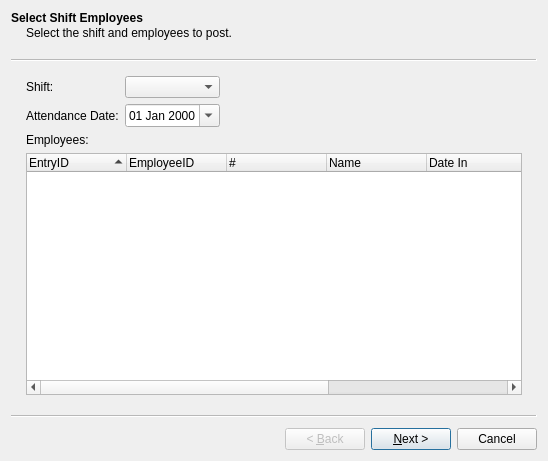
<?xml version="1.0" encoding="UTF-8"?>
<ui version="4.0">
 <class>PostBiometricAttendanceWizard</class>
 <widget class="QWizard" name="PostBiometricAttendanceWizard">
  <property name="geometry">
   <rect>
    <x>0</x>
    <y>0</y>
    <width>548</width>
    <height>461</height>
   </rect>
  </property>
  <property name="windowTitle">
   <string>Biometric Attendance Wizard</string>
  </property>
  <widget class="QWizardPage" name="wizardPage1">
   <property name="title">
    <string>Select Shift Employees</string>
   </property>
   <property name="subTitle">
    <string>Select the shift and employees to post.</string>
   </property>
   <layout class="QGridLayout" name="gridLayout">
    <item row="1" column="0">
     <widget class="QLabel" name="label_2">
      <property name="text">
       <string>Attendance Date:</string>
      </property>
     </widget>
    </item>
    <item row="2" column="0">
     <widget class="QLabel" name="label_3">
      <property name="text">
       <string>Employees:</string>
      </property>
     </widget>
    </item>
    <item row="0" column="0">
     <widget class="QLabel" name="label">
      <property name="text">
       <string>Shift:</string>
      </property>
     </widget>
    </item>
    <item row="0" column="1">
     <widget class="QComboBox" name="cboShift"/>
    </item>
    <item row="1" column="1">
     <widget class="QDateEdit" name="dtpDate">
      <property name="displayFormat">
       <string>dd MMM yyyy</string>
      </property>
      <property name="calendarPopup">
       <bool>true</bool>
      </property>
     </widget>
    </item>
    <item row="0" column="2">
     <spacer name="horizontalSpacer">
      <property name="orientation">
       <enum>Qt::Horizontal</enum>
      </property>
      <property name="sizeHint" stdset="0">
       <size>
        <width>40</width>
        <height>20</height>
       </size>
      </property>
     </spacer>
    </item>
    <item row="3" column="0" colspan="3">
     <widget class="QTreeWidget" name="trvAttendance">
      <property name="sortingEnabled">
       <bool>true</bool>
      </property>
      <column>
       <property name="text">
        <string>EntryID</string>
       </property>
      </column>
      <column>
       <property name="text">
        <string>EmployeeID</string>
       </property>
      </column>
      <column>
       <property name="text">
        <string>#</string>
       </property>
      </column>
      <column>
       <property name="text">
        <string>Name</string>
       </property>
      </column>
      <column>
       <property name="text">
        <string>Date In</string>
       </property>
      </column>
      <column>
       <property name="text">
        <string>Time In</string>
       </property>
      </column>
      <column>
       <property name="text">
        <string>Date Out</string>
       </property>
      </column>
      <column>
       <property name="text">
        <string>Time Out</string>
       </property>
      </column>
     </widget>
    </item>
   </layout>
  </widget>
  <widget class="QWizardPage" name="wizardPage2">
   <property name="title">
    <string>Confirm Attendance</string>
   </property>
   <property name="subTitle">
    <string>Confirm the details and then click on 'Save'</string>
   </property>
   <layout class="QVBoxLayout" name="verticalLayout">
    <item>
     <widget class="QTextBrowser" name="txtReview"/>
    </item>
    <item>
     <layout class="QHBoxLayout" name="horizontalLayout_2">
      <item>
       <widget class="QPushButton" name="cmdSave">
        <property name="text">
         <string>Save</string>
        </property>
        <property name="icon">
         <iconset resource="rc.qrc">
          <normaloff>:/images/FloppyDisk.png</normaloff>:/images/FloppyDisk.png</iconset>
        </property>
       </widget>
      </item>
      <item>
       <spacer name="horizontalSpacer_3">
        <property name="orientation">
         <enum>Qt::Horizontal</enum>
        </property>
        <property name="sizeHint" stdset="0">
         <size>
          <width>40</width>
          <height>20</height>
         </size>
        </property>
       </spacer>
      </item>
     </layout>
    </item>
   </layout>
  </widget>
  <widget class="QWizardPage" name="wizardPage">
   <property name="title">
    <string>Finish</string>
   </property>
   <property name="subTitle">
    <string>Click on finish to close this wizard</string>
   </property>
   <layout class="QVBoxLayout" name="verticalLayout_2">
    <item>
     <spacer name="verticalSpacer">
      <property name="orientation">
       <enum>Qt::Vertical</enum>
      </property>
      <property name="sizeHint" stdset="0">
       <size>
        <width>20</width>
        <height>269</height>
       </size>
      </property>
     </spacer>
    </item>
   </layout>
  </widget>
 </widget>
 <resources>
  <include location="rc.qrc"/>
 </resources>
 <connections/>
</ui>
